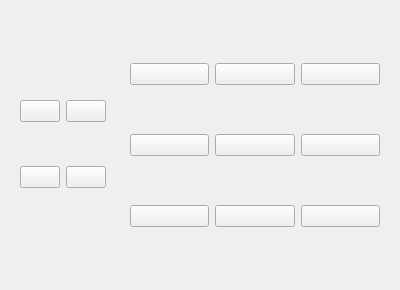
                    <widget class="QWidget" name="tab_inside">
                     <attribute name="title">
                      <string>Inside</string>
                     </attribute>
                     <layout class="QHBoxLayout" name="horizontalLayout_16">
                      <item>
                       <widget class="VCPWidget" name="widget_16">
                        <property name="maximumSize">
                         <size>
                          <width>183</width>
                          <height>183</height>
                         </size>
                        </property>
                        <layout class="QGridLayout" name="gridLayout_29">
                         <item row="0" column="0">
                          <widget class="SubCallButton" name="subcallbutton_25">
                           <property name="icon">
                            <iconset>
                             <normaloff>../resources/images/probe_cal_square_pocket.png</normaloff>../resources/images/probe_cal_square_pocket.png</iconset>
                           </property>
                           <property name="iconSize">
                            <size>
                             <width>80</width>
                             <height>80</height>
                            </size>
                           </property>
                           <property name="shortcut">
                            <string>Return</string>
                           </property>
                          </widget>
                         </item>
                         <item row="1" column="2">
                          <widget class="SubCallButton" name="subcallbutton_33">
                           <property name="icon">
                            <iconset>
                             <normaloff>../resources/images/probe_x_valley.png</normaloff>../resources/images/probe_x_valley.png</iconset>
                           </property>
                           <property name="iconSize">
                            <size>
                             <width>80</width>
                             <height>80</height>
                            </size>
                           </property>
                          </widget>
                         </item>
                         <item row="0" column="2">
                          <widget class="SubCallButton" name="subcallbutton_34">
                           <property name="icon">
                            <iconset>
                             <normaloff>../resources/images/probe_y_valley.png</normaloff>../resources/images/probe_y_valley.png</iconset>
                           </property>
                           <property name="iconSize">
                            <size>
                             <width>80</width>
                             <height>80</height>
                            </size>
                           </property>
                          </widget>
                         </item>
                         <item row="1" column="0">
                          <widget class="SubCallButton" name="subcallbutton_30">
                           <property name="icon">
                            <iconset>
                             <normaloff>../resources/images/probe_cal_round_pocket.png</normaloff>../resources/images/probe_cal_round_pocket.png</iconset>
                           </property>
                           <property name="iconSize">
                            <size>
                             <width>80</width>
                             <height>80</height>
                            </size>
                           </property>
                           <property name="shortcut">
                            <string>Return</string>
                           </property>
                          </widget>
                         </item>
                        </layout>
                       </widget>
                      </item>
                      <item>
                       <widget class="VCPWidget" name="widget_7">
                        <property name="minimumSize">
                         <size>
                          <width>268</width>
                          <height>268</height>
                         </size>
                        </property>
                        <property name="maximumSize">
                         <size>
                          <width>268</width>
                          <height>268</height>
                         </size>
                        </property>
                        <layout class="QGridLayout" name="gridLayout_28">
                         <item row="0" column="2">
                          <widget class="SubCallButton" name="subcallbutton_23">
                           <property name="icon">
                            <iconset>
                             <normaloff>../resources/images/inside_back_right_corner.png</normaloff>../resources/images/inside_back_right_corner.png</iconset>
                           </property>
                           <property name="iconSize">
                            <size>
                             <width>80</width>
                             <height>80</height>
                            </size>
                           </property>
                          </widget>
                         </item>
                         <item row="1" column="2">
                          <widget class="SubCallButton" name="subcallbutton_21">
                           <property name="icon">
                            <iconset>
                             <normaloff>../resources/images/x_plus.png</normaloff>../resources/images/x_plus.png</iconset>
                           </property>
                           <property name="iconSize">
                            <size>
                             <width>80</width>
                             <height>80</height>
                            </size>
                           </property>
                          </widget>
                         </item>
                         <item row="0" column="1">
                          <widget class="SubCallButton" name="subcallbutton_24">
                           <property name="icon">
                            <iconset>
                             <normaloff>../resources/images/y_plus.png</normaloff>../resources/images/y_plus.png</iconset>
                           </property>
                           <property name="iconSize">
                            <size>
                             <width>80</width>
                             <height>80</height>
                            </size>
                           </property>
                          </widget>
                         </item>
                         <item row="0" column="0">
                          <widget class="SubCallButton" name="subcallbutton_22">
                           <property name="icon">
                            <iconset>
                             <normaloff>../resources/images/inside_back_left_corner.png</normaloff>../resources/images/inside_back_left_corner.png</iconset>
                           </property>
                           <property name="iconSize">
                            <size>
                             <width>80</width>
                             <height>80</height>
                            </size>
                           </property>
                          </widget>
                         </item>
                         <item row="2" column="2">
                          <widget class="SubCallButton" name="subcallbutton_28">
                           <property name="icon">
                            <iconset>
                             <normaloff>../resources/images/inside_front_right_corner.png</normaloff>../resources/images/inside_front_right_corner.png</iconset>
                           </property>
                           <property name="iconSize">
                            <size>
                             <width>80</width>
                             <height>80</height>
                            </size>
                           </property>
                          </widget>
                         </item>
                         <item row="2" column="0">
                          <widget class="SubCallButton" name="subcallbutton_26">
                           <property name="icon">
                            <iconset>
                             <normaloff>../resources/images/inside_front_left_corner.png</normaloff>../resources/images/inside_front_left_corner.png</iconset>
                           </property>
                           <property name="iconSize">
                            <size>
                             <width>80</width>
                             <height>80</height>
                            </size>
                           </property>
                          </widget>
                         </item>
                         <item row="2" column="1">
                          <widget class="SubCallButton" name="subcallbutton_27">
                           <property name="icon">
                            <iconset>
                             <normaloff>../resources/images/y_minus.png</normaloff>../resources/images/y_minus.png</iconset>
                           </property>
                           <property name="iconSize">
                            <size>
                             <width>80</width>
                             <height>80</height>
                            </size>
                           </property>
                          </widget>
                         </item>
                         <item row="1" column="1">
                          <widget class="SubCallButton" name="subcallbutton_31">
                           <property name="icon">
                            <iconset>
                             <normaloff>../resources/images/z_top.png</normaloff>../resources/images/z_top.png</iconset>
                           </property>
                           <property name="iconSize">
                            <size>
                             <width>80</width>
                             <height>80</height>
                            </size>
                           </property>
                          </widget>
                         </item>
                         <item row="1" column="0">
                          <widget class="SubCallButton" name="subcallbutton_20">
                           <property name="icon">
                            <iconset>
                             <normaloff>../resources/images/x_minus.png</normaloff>../resources/images/x_minus.png</iconset>
                           </property>
                           <property name="iconSize">
                            <size>
                             <width>80</width>
                             <height>80</height>
                            </size>
                           </property>
                           <property name="shortcut">
                            <string>Return</string>
                           </property>
                          </widget>
                         </item>
                        </layout>
                       </widget>
                      </item>
                     </layout>
                    </widget>
